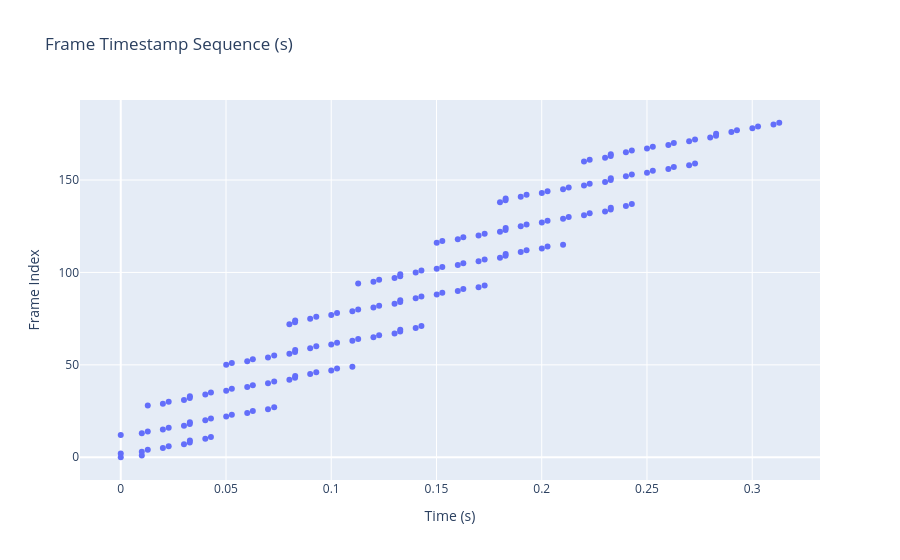

The notebook cell this image was saved under:
### Code cell
# Convert to seconds relative to first timestamp
df_flat["timestamp_s"] = (df_flat["timestamp_ns"] - df_flat["timestamp_ns"].iloc[0]) * 1e-9

fig = px.scatter(df_flat, x="timestamp_s", y=df_flat.index, title="Frame Timestamp Sequence (s)")
fig.update_xaxes(title="Time (s)")
fig.update_yaxes(title="Frame Index")
fig.show()

### Figure 1 — Plotly figure (JSON) as saved in the notebook; plotly's stock layout.template omitted (floating-point values rounded to 4 significant figures; data arrays with more than 128 entries replaced by an {"elided": "..."} marker saying what was removed)
{"data": [{"hovertemplate": "timestamp_s=%{x}<br>index=%{y}<extra></extra>", "legendgroup": "", "marker": {"color": "#636efa", "symbol": "circle"}, "mode": "markers", "name": "", "orientation": "v", "showlegend": false, "type": "scatter", "x": {"elided": "182 float values"}, "xaxis": "x", "y": {"elided": "182 int values"}, "yaxis": "y"}], "layout": {"legend": {"tracegroupgap": 0}, "title": {"text": "Frame Timestamp Sequence (s)"}, "xaxis": {"anchor": "y", "domain": [0, 1], "title": {"text": "Time (s)"}}, "yaxis": {"anchor": "x", "domain": [0, 1], "title": {"text": "Frame Index"}}}}
